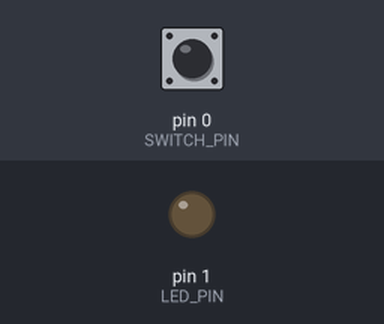
Bench run of a sketch on a simulated Arduino Uno, built with avr-gcc and run on an emulated ATmega328P. Parts: output pins drawn as LEDs (lit = HIGH). The inputs (shaded band) are chosen by the test bench; at power-on: pin 0 (SWITCH_PIN) HIGH.

Above: at 1.2 s.
1.3 s: pin 0 (SWITCH_PIN) pulled LOW for 0.15 s
At 1.42 s:
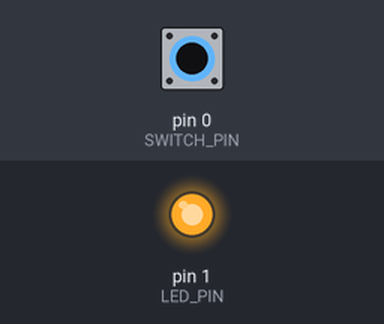
2.9 s: pin 0 (SWITCH_PIN) pulled LOW for 3.2 s
At 7.1 s:
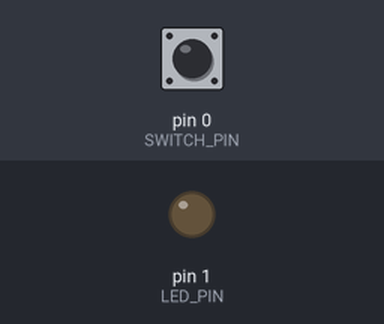
Timing chart, 0 to 8.6 s (numbered marks = the images above; inputs shaded):
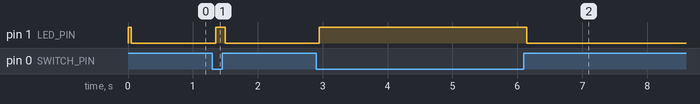

Measured:
- after the input at 1.3 s, pin 1 (LED_PIN): LOW → HIGH after 0.05 s, → LOW 0.15 s later
- after the input at 2.9 s, pin 1 (LED_PIN): LOW → HIGH after 0.05 s, → LOW 3.2 s later

The sketch:

gemma_tiltswitch_debouncer.ino
```cpp
const int SWITCH_PIN = 0;
const int LED_PIN = 1;

int led_state = HIGH;
int reading;
int previous = LOW;

long time = 0;         // the last time the output pin was toggled
long debounce = 50;   // the debounce time, increase if the output flickers

void setup() {
  pinMode(SWITCH_PIN, INPUT);
  digitalWrite(SWITCH_PIN, HIGH);   // turn on the built in pull-up resistor
  pinMode(LED_PIN, OUTPUT);
}

void loop() {
  int switchstate;

  reading = digitalRead(SWITCH_PIN);

  // If the switch changed, due to bounce
  if (reading != previous) {
    // reset the debouncing timer
    time = millis();
  }

  if ((millis() - time) > debounce) {
     // switch has been in same state for "debounce" duration
     switchstate = reading;

    if (switchstate == HIGH)
      led_state = LOW;
    else
      led_state = HIGH;
  }
  digitalWrite(LED_PIN, led_state);

  previous = reading;
}
```
